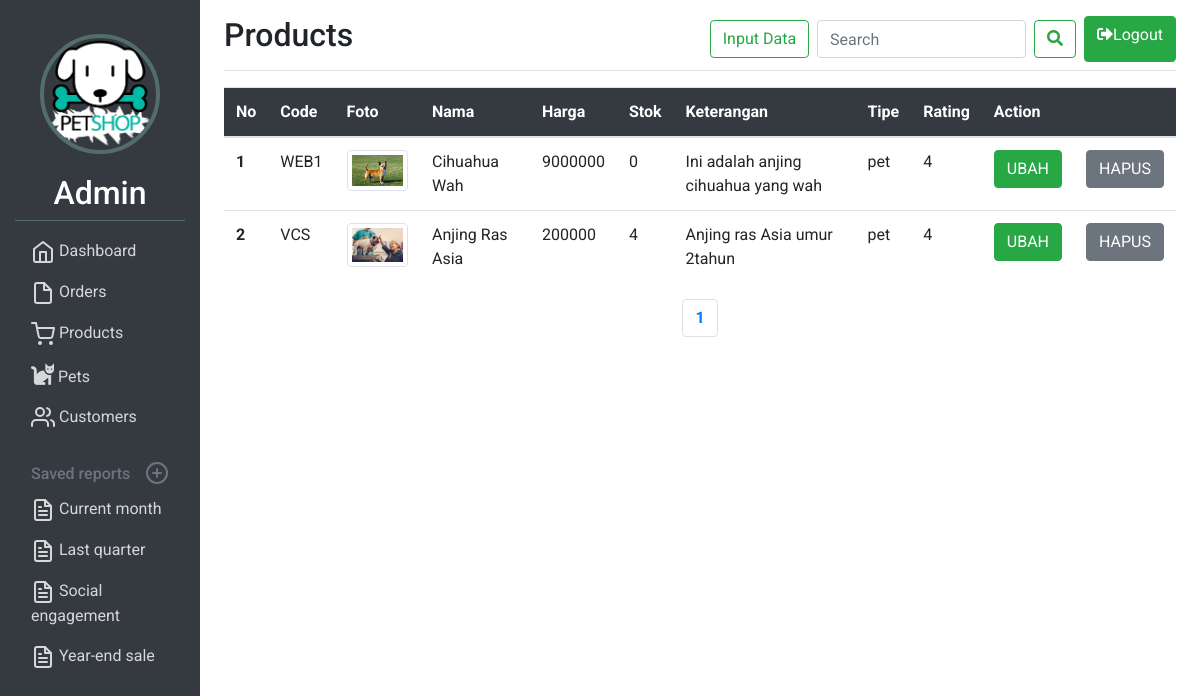
/user/pets.php (signed in), run on the app's committed database.
### tables this page shows
CREATE TABLE `products` (
  `productid` int(11) NOT NULL,
  `product_code` varchar(60) NOT NULL,
  `product_desc` tinytext DEFAULT NULL,
  `product_img_name` varchar(60) NOT NULL,
  `qty_product` int(11) NOT NULL,
  `price_product` float NOT NULL,
  `product_name` varchar(60) NOT NULL,
  `product_type` varchar(30) DEFAULT 'pet',
  `product_rating` int(11) DEFAULT NULL
);

### function.php (called while the page is built, shortened)
<?php
$conn = mysqli_connect("localhost","root","root","petshop");
function query($query){
    global $conn;
    $result = mysqli_query($conn, $query);
    $rows = [];
    while ( $row = mysqli_fetch_assoc($result) ){
        $rows[] = $row;
    }
    return $rows;
}
?>

### user/pets.php (the view, shortened to what this page needs)
<?php
require '../function.php';
$jumlahDataPerHalaman = 6;
$jumlahData = count(query("SELECT * FROM products WHERE product_type = 'pet'"));
$jumlahHalaman = ceil($jumlahData/$jumlahDataPerHalaman);
$halamanAktif = ( isset($_GET["halaman"]) ) ? $_GET["halaman"] : 1;
$awalData = ($jumlahDataPerHalaman * $halamanAktif) - $jumlahDataPerHalaman;
$products = query("SELECT * FROM products WHERE product_type = 'pet' LIMIT $awalData, $jumlahDataPerHalaman");
?>
<!DOCTYPE html>
<html lang="en" dir="ltr">
  <head>
    <link rel="stylesheet" href="https://use.fontawesome.com/releases/v5.8.1/css/all.css">
    <link rel="stylesheet" href="https://stackpath.bootstrapcdn.com/bootstrap/4.3.1/css/bootstrap.min.css">
    <link rel="stylesheet" href="user.css">
  </head>
  <body data-gr-c-s-loaded="true" cz-shortcut-listen="true">
  <div class="container-fluid">
    <div class="row">
      <nav class="col-md-2 d-none d-md-block bg-dark sidebar">
        <div class="sidebar-sticky">
          <div class="admin-profile">
            <div class="admin-image">
              <img src="img/logo.png" alt="">
            </div>
            <div class="admin-name">
              <h2>Admin</h2>
            </div>
          </div>
          <ul class="nav flex-column">
            <li class="nav-item">
              <a class="nav-link active" href="index.php">
                Dashboard <span class="sr-only">(current)</span>
              </a>
            </li>
            <li class="nav-item">
              <a class="nav-link" href="orders.php">
                Orders
              </a>
            </li>
            <li class="nav-item">
              <a class="nav-link" href="products.php">
                Products
              </a>
            </li>
            <li class="nav-item">
              <a class="nav-link" href="pets.php">
                <i class='fas fa-cat' style='font-size:23px'></i>
                Pets
              </a>
            </li>
            <li class="nav-item">
              <a class="nav-link" href="customers.php">
                Customers
              </a>
            </li>
          </ul>
          <h6 class="sidebar-heading d-flex justify-content-between align-items-center px-3 mt-4 mb-1 text-muted">
            <span>Saved reports</span>
            <a class="d-flex align-items-center text-muted" href="#">
            </a>
          </h6>
          <ul class="nav flex-column mb-2">
            <li class="nav-item">
              <a class="nav-link" href="#">
                Current month
              </a>
            </li>
            <li class="nav-item">
              <a class="nav-link" href="#">
                Last quarter
              </a>
            </li>
            <li class="nav-item">
              <a class="nav-link" href="#">
                Social engagement
              </a>
            </li>
            <li class="nav-item">
              <a class="nav-link" href="#">
                Year-end sale
              </a>
            </li>
          </ul>
        </div>
      </nav>
      <main role="main" class="col-md-9 ml-sm-auto col-lg-10 px-4">
        <div class="d-flex justify-content-between flex-wrap flex-md-nowrap align-items-center pt-3 pb-2 mb-3 border-bottom">
          <h1 class="h2">Products</h1>
          <div class="btn-toolbar mb-2 mb-md-0">
            <div class="btn-group mr-2">
              <a href="tambah.php"><button type="button" class="btn  btn-outline-success mt-1">Input Data</button></a>
            </div>
            <div class="btn-group mr-2">
                <form class="form-inline my-2 my-lg-1" action="" method="post">
                <input class="form-control mr-sm-2" type="search" name="keyword" id="keyword" placeholder="Search" aria-label="Search">
                <button class="btn btn-outline-success my-2 my-sm-0" type="submit" name="search" id="search"><i class="fas fa-search"></i></button>
            </form>
            </div>
            <a href="../logout.php" class="btn btn-success">
              <i class="fas fa-sign-out-alt"></i>Logout
            </a>
          </div>
        </div>
        <table class="table table-hover">
        <thead class="bg-dark">
            <tr>
                <th scope="col">No</th>
                <th scope="col">Code</th>
                <th scope="col">Foto</th>
                <th scope="col">Nama</th>
                <th scope="col">Harga</th>
                <th scope="col">Stok</th>
                <th scope="col">Keterangan</th>
                <th scope="col">Tipe</th>
                <th scope="col">Rating</th>
                <th colspan=2 scope="col">Action</th>
            </tr>
        </thead>
        <tbody>
            <?php $i=1; ?>
            <?php foreach($products as $product): ?>
            <tr>
            <th scope="row"><?= $i; ?></th>
            <td><?= $product["product_code"]; ?></td>
            <td><img src="../img/products/<?= $product["product_img_name"]; ?>" class="img-thumbnail" alt=""></td>
            <td><?= $product["product_name"]; ?></td>
            <td><?= $product["price_product"]; ?></td>
            <td><?= $product["qty_product"]; ?></td>
            <td><?= $product["product_desc"]; ?></td>
            <td><?= $product["product_type"]; ?></td>
            <td><?= $product["product_rating"]; ?></td>
            <td><a href="ubah.php?productid=<?= $product["productid"]; ?>"><button class="btn btn-success">UBAH</button></a></td>
            <td><a href="hapus.php?productid=<?= $product["productid"]; ?>"><button class="btn btn-secondary">HAPUS</button></a></td>
            </tr>
            <?php $i+=1; ?>
            <?php endforeach; ?>
        </tbody>
        </table>
    <nav aria-label="Page navigation example">
      <ul class="pagination justify-content-center">
          <?php for( $i = 1; $i <= $jumlahHalaman; $i++) : ?>
            <?php if($i == $halamanAktif): ?>
              <li class="page-item font-weight-bold"><a class="page-link" href="?halaman=<?= $i; ?>"><?= $i; ?></a></li>
            <?php else: ?>
              <li class="page-item"><a class="page-link" href="?halaman=<?= $i; ?>"><?= $i; ?></a></li>
            <?php endif; ?>
          <?php endfor; ?>
      </ul>
    </nav>
      </main>
    </div>
  </div>
  </body>
</html>

### user/user.css (style rules this page uses)
* { margin: 0; padding: 0; font-family: 'Roboto', sans-serif; }
.sidebar { position: fixed; height: 100%; color: rgb(215, 215, 215); }
.admin-profile { width: 100%; margin-top: 20%; margin-bottom: 10px; border-bottom: 1px solid rgb(83, 110, 106); }
.admin-image img { display: block; margin: auto; height: 120px; width: 120px; border: 4px solid rgb(83, 110, 106); border-radius: 100%; }
.admin-name { margin-top: 20px; text-align: center; }
.nav li a { color: rgb(215, 215, 215); }
.bg-dark { color: white; }
.form-control { outline-color: green; }
.img-thumbnail { width: 100px; margin: auto; }

### data on the page
products: product_code "WEB1", product_img_name (picture), product_name "Cihuahua Wah", price_product "9000000", qty_product "0", product_desc "Ini adalah anjing cihuahua yang wah", product_type "pet", product_rating "4"
products: product_code "VCS", product_img_name (picture), product_name "Anjing Ras Asia", price_product "200000", qty_product "4", product_desc "Anjing ras Asia umur 2tahun", product_type "pet", product_rating "4"
